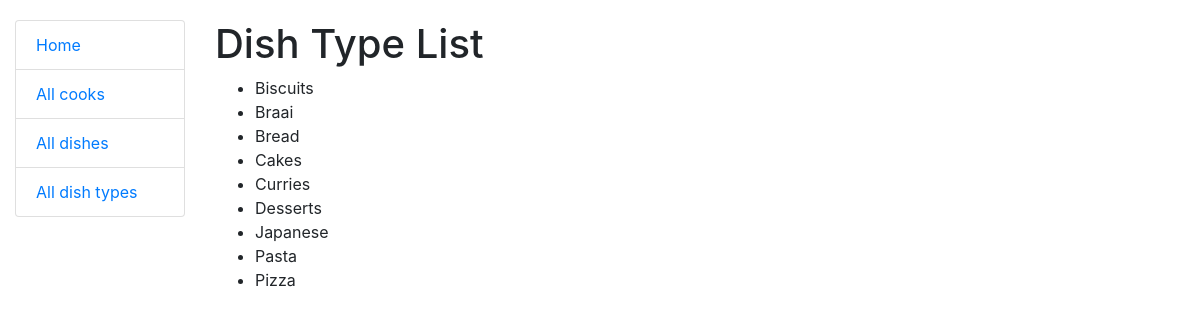
/dish-types/, run on the app's committed database.
### kitchen/models.py (models this page shows)
class DishType(models.Model):
    name = models.CharField(max_length=255, unique=True)
    class Meta:
        ordering = ["name"]
    def __str__(self):
        return self.name

### kitchen/views.py (the view)
class DishTypeListView(generic.ListView):
    model = DishType
    template_name = "kitchen/dish_type_list.html"
    context_object_name = "dish_type_list"

### templates/kitchen/dish_type_list.html
{% extends "base.html" %}
{% block content %}
    <h1>Dish Type List</h1>
    {% if dish_type_list %}
      <ul>
        {% for dish_type in dish_type_list %}
          <li>{{ dish_type }}</li>
        {% endfor %}
      </ul>
    {% else %}
      <p>There are no dish types in kitchen</p>
    {% endif %}
{% endblock %}

### static/css/styles.css (style rules this page uses)
body { margin-top: 20px; }

### data on the page
DishType: name "Biscuits"
DishType: name "Braai"
DishType: name "Bread"
DishType: name "Cakes"
DishType: name "Curries"
DishType: name "Desserts"
DishType: name "Japanese"
DishType: name "Pasta"
DishType: name "Pizza"
